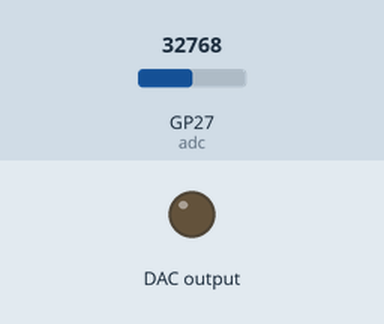
Simulated run of this program. Board: Raspberry Pi Pico running MicroPython. On the bench: output pins drawn as LEDs (lit = HIGH). Inputs (shaded band) come from the test bench; at power-on: GP27 (adc) = 32768 (analog values on the 0–65535 scale). Library files of the repository ran but are not shown: mcp4725.py; what the program prints to the serial console is not drawn.

Above: at 0.05 s.
Timing chart, 0 to 3.0 s (numbered marks = the images above):
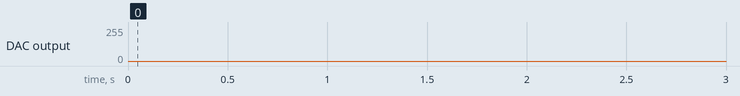

The program:

main.py
```python
# Python env   : MicroPython v1.23.0
# -*- coding: utf-8 -*-
# @Time    : 2024/9/1 下午2:10
# @Author  : 李清水
# @File    : main.py
# @Description : DAC类实验，使用外置DAC芯片产生正弦波形

# ======================================== 导入相关模块 ========================================

# 导入硬件模块
from machine import ADC, Timer, Pin, I2C, UART

# 导入时间相关模块
import time

# 导入访问和控制 MicroPython 内部结构的模块
import micropython

# 导入数学库用于计算正弦波
import math

# 导入mcp4725模块用于控制DAC芯片
from mcp4725 import MCP4725

# ======================================== 全局变量 ============================================

# mcp4725芯片地址
DAC_ADDRESS = 0x00
# 电压转换系数
adc_conversion_factor = 3.3 / (65535)

# ======================================== 功能函数 ============================================


# 定时器回调函数
def timer_callback(timer: Timer) -> None:
    """
    定时器回调函数，用于定时读取ADC数据并调用用户自定义的回调函数。

    Args:
        timer (machine.Timer): 定时器实例。

    Returns:
        None
    """

    # 声明全局变量
    global adc, adc_conversion_factor

    # 读取ADC数据
    value = adc.read_u16() * adc_conversion_factor
    # 调用用户自定义的回调函数
    micropython.schedule(user_callback, (value))


# 用户自定义的回调函数
def user_callback(value: float) -> None:
    """
    用户自定义的回调函数，用于处理ADC采集到的电压值并通过串口发送。

    Args:
        value (float): ADC采集到的电压值。

    Returns:
        None
    """
    # 声明全局变量
    global uart

    # 获取浮点数并将其四舍五入到两位小数
    formatted_value = "{:.2f}".format(value)
    # 串口发送采集到的电压数据
    uart.write(str(formatted_value) + "\r\n")
    # 终端打印采集到的电压数据
    print("dac generated voltage: " + str(formatted_value))


# ======================================== 自定义类 ============================================

# ======================================== 初始化配置 ==========================================

# 延时3s等待设备上电完毕
time.sleep(3)
# 打印调试信息
print("FreakStudio : Using DAC to generate sine wave")

# 创建硬件I2C的实例，使用I2C1外设，时钟频率为400KHz，SDA引脚为4，SCL引脚为5
i2c = I2C(id=0, sda=Pin(4), scl=Pin(5), freq=400000)

# 开始扫描I2C总线上的设备，返回从机地址的列表
devices_list = i2c.scan()
print("START I2C SCANNER")

# 若devices_list为空，则没有设备连接到I2C总线上
if len(devices_list) == 0:
    print("No i2c device !")
# 若非空，则打印从机设备地址
else:
    print("i2c devices found:", len(devices_list))
    # 便利从机设备地址列表
    for device in devices_list:
        # 如果设备地址在0x60-0x61之间，则为DAC芯片
        if 0x60 <= device <= 0x61:
            print("I2C hexadecimal address: ", hex(device))
            DAC_ADDRESS = device

# 创建DAC对象，使用I2C0外设，地址为DAC_ADDRESS
dac = MCP4725(i2c, DAC_ADDRESS)
# 读取DAC的配置信息
eeprom_write_busy, power_down, value, eeprom_power_down, eeprom_value = dac.read()
print(eeprom_write_busy, power_down, value, eeprom_power_down, eeprom_value)
# 配置DAC:取消电源关断模式，输出电压为0V，写入EEPROM
dac.config(power_down="Off", value=0, eeprom=True)
# 延时50ms，配置完成后立即读取会发生错误
time.sleep_ms(50)
# 读取DAC的配置信息
eeprom_write_busy, power_down, value, eeprom_power_down, eeprom_value = dac.read()
print(eeprom_write_busy, power_down, value, eeprom_power_down, eeprom_value)

# 创建ADC实例:ADC1-GP27
adc = ADC(1)
# 创建软件定时器对象
timer = Timer(-1)
# 启动定时器，每 5ms 触发一次 timer_callback 函数，ADC采集电压
timer.init(period=5, mode=Timer.PERIODIC, callback=timer_callback)

# 创建串口对象，设置波特率为115200
uart = UART(0, 115200)
# 初始化uart对象，波特率为115200，数据位为8，无校验位，停止位为1
# 设置串口超时时间为100ms
uart.init(baudrate=115200, bits=8, parity=None, stop=1, tx=0, rx=1, timeout=100)

# ========================================  主程序  ===========================================

# 生成正弦波
for i in range(10000):
    # 计算正弦波的电压值
    value = 3.3 * math.sin(2 * math.pi * i / 100) + 3.3
    # 将正弦波的电压值转换为整数
    value = int(value * 4095 / 6.6)
    # DAC写入模拟量
    dac.write(value)
    # 延时10ms
    time.sleep_ms(10)

# 停止ADC采集
timer.deinit()
```
